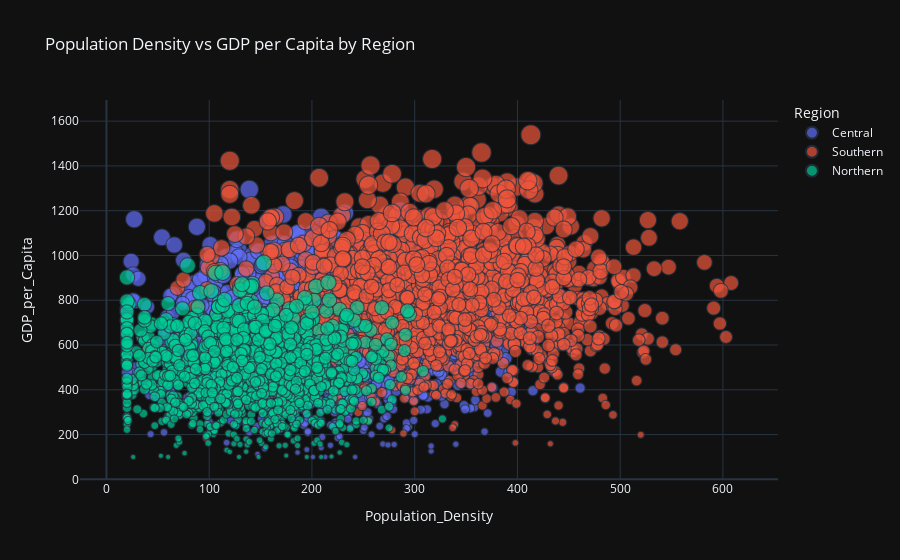

The notebook cell this image was saved under:
### Markdown cell above
##### 4. Population Density vs GDP by Region
- Scatter plot comparing **population density** with **GDP per capita**.  
- Highlights how economy relates to population size.

### Code cell
# 4. Population Density vs GDP by Region
fig4 = px.scatter(df, x='Population_Density', y='GDP_per_Capita', color='Region',
                 size='GDP_per_Capita', hover_data=['Ethnic_Group'],
                 title='Population Density vs GDP per Capita by Region')
fig4.show()

### Figure 1 — Plotly figure (JSON) as saved in the notebook; plotly's stock layout.template omitted (floating-point values rounded to 4 significant figures; data arrays with more than 128 entries replaced by an {"elided": "..."} marker saying what was removed)
{"data": [{"customdata": {"elided": "2261x1 str values"}, "hovertemplate": "Region=Central<br>Population_Density=%{x}<br>GDP_per_Capita=%{marker.size}<br>Ethnic_Group=%{customdata[0]}<extra></extra>", "legendgroup": "Central", "marker": {"color": "#636efa", "size": {"elided": "2261 int values"}, "sizemode": "area", "sizeref": 3.848, "symbol": "circle"}, "mode": "markers", "name": "Central", "showlegend": true, "type": "scattergl", "x": {"elided": "2261 int values"}, "xaxis": "x", "y": {"elided": "2261 int values"}, "yaxis": "y"}, {"customdata": {"elided": "1491x1 str values"}, "hovertemplate": "Region=Southern<br>Population_Density=%{x}<br>GDP_per_Capita=%{marker.size}<br>Ethnic_Group=%{customdata[0]}<extra></extra>", "legendgroup": "Southern", "marker": {"color": "#EF553B", "size": {"elided": "1491 int values"}, "sizemode": "area", "sizeref": 3.848, "symbol": "circle"}, "mode": "markers", "name": "Southern", "showlegend": true, "type": "scattergl", "x": {"elided": "1491 int values"}, "xaxis": "x", "y": {"elided": "1491 int values"}, "yaxis": "y"}, {"customdata": {"elided": "1248x1 str values"}, "hovertemplate": "Region=Northern<br>Population_Density=%{x}<br>GDP_per_Capita=%{marker.size}<br>Ethnic_Group=%{customdata[0]}<extra></extra>", "legendgroup": "Northern", "marker": {"color": "#00cc96", "size": {"elided": "1248 int values"}, "sizemode": "area", "sizeref": 3.848, "symbol": "circle"}, "mode": "markers", "name": "Northern", "showlegend": true, "type": "scattergl", "x": {"elided": "1248 int values"}, "xaxis": "x", "y": {"elided": "1248 int values"}, "yaxis": "y"}], "layout": {"legend": {"itemsizing": "constant", "title": {"text": "Region"}, "tracegroupgap": 0}, "title": {"text": "Population Density vs GDP per Capita by Region"}, "xaxis": {"anchor": "y", "domain": [0, 1], "title": {"text": "Population_Density"}}, "yaxis": {"anchor": "x", "domain": [0, 1], "title": {"text": "GDP_per_Capita"}}}}
